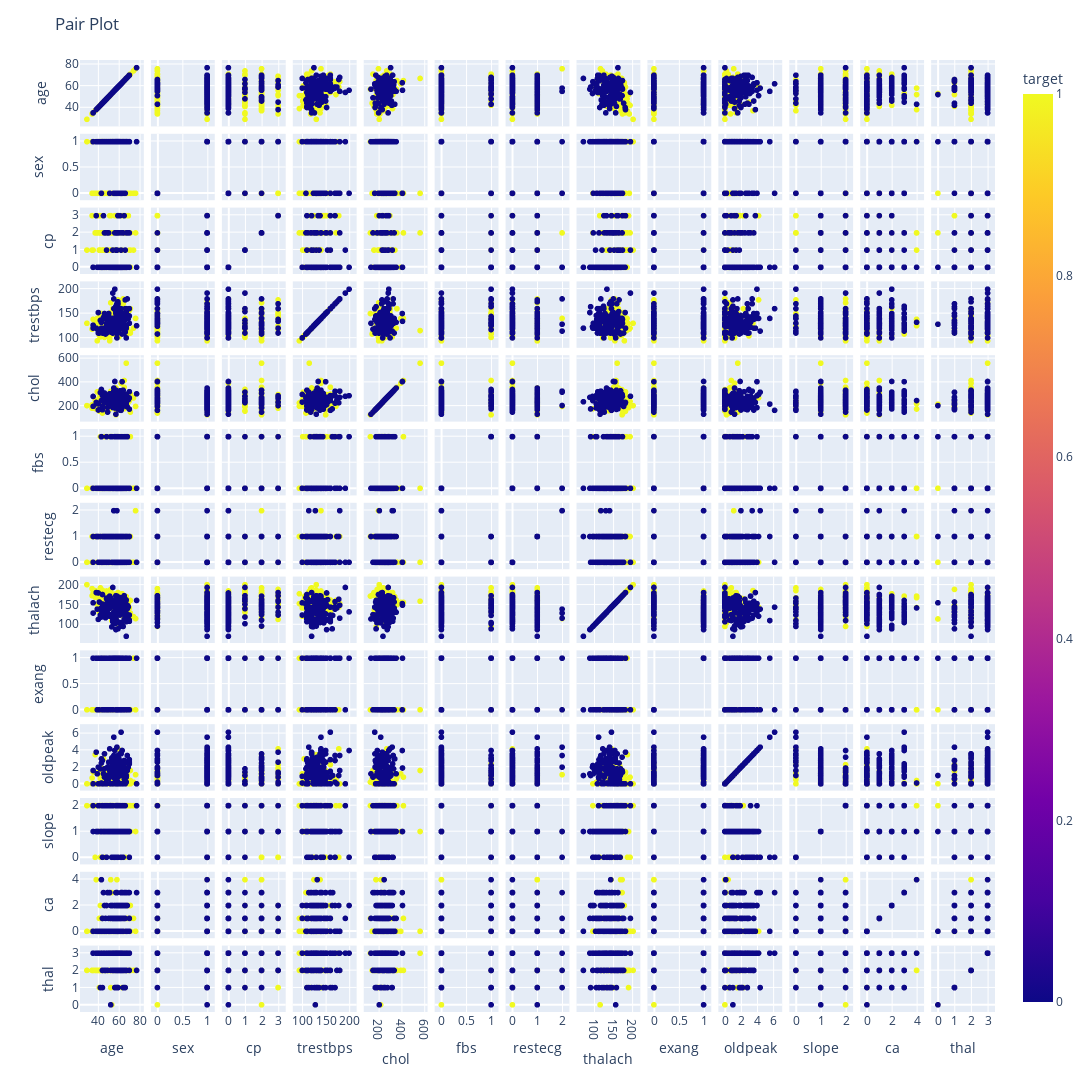

Notebook source saved alongside this figure:
### Markdown cell above
Interactive graphs of pairplots

### Code cell
# Using Plotly Matrix
fig = px.scatter_matrix(df_encoded, dimensions=df_encoded.columns[:-1], color='target')  # Exclude the target column from dimensions
fig.update_layout(title='Pair Plot', width=1800, height=1800)  # Adjust width and height as needed
fig.show()

### Figure 1 — Plotly figure (JSON) as saved in the notebook; plotly's stock layout.template omitted (floating-point values rounded to 4 significant figures; data arrays with more than 128 entries replaced by an {"elided": "..."} marker saying what was removed)
{"data": [{"dimensions": [{"axis": {"matches": true}, "label": "age", "values": {"elided": "302 int values"}}, {"axis": {"matches": true}, "label": "sex", "values": {"elided": "302 int values"}}, {"axis": {"matches": true}, "label": "cp", "values": {"elided": "302 int values"}}, {"axis": {"matches": true}, "label": "trestbps", "values": {"elided": "302 int values"}}, {"axis": {"matches": true}, "label": "chol", "values": {"elided": "302 int values"}}, {"axis": {"matches": true}, "label": "fbs", "values": {"elided": "302 int values"}}, {"axis": {"matches": true}, "label": "restecg", "values": {"elided": "302 int values"}}, {"axis": {"matches": true}, "label": "thalach", "values": {"elided": "302 int values"}}, {"axis": {"matches": true}, "label": "exang", "values": {"elided": "302 int values"}}, {"axis": {"matches": true}, "label": "oldpeak", "values": {"elided": "302 float values"}}, {"axis": {"matches": true}, "label": "slope", "values": {"elided": "302 int values"}}, {"axis": {"matches": true}, "label": "ca", "values": {"elided": "302 int values"}}, {"axis": {"matches": true}, "label": "thal", "values": {"elided": "302 int values"}}], "hovertemplate": "%{xaxis.title.text}=%{x}<br>%{yaxis.title.text}=%{y}<br>target=%{marker.color}<extra></extra>", "legendgroup": "", "marker": {"color": {"elided": "302 int values"}, "coloraxis": "coloraxis", "symbol": "circle"}, "name": "", "showlegend": false, "type": "splom"}], "layout": {"coloraxis": {"colorbar": {"title": {"text": "target"}}, "colorscale": [[0, "#0d0887"], [0.1111, "#46039f"], [0.2222, "#7201a8"], [0.3333, "#9c179e"], [0.4444, "#bd3786"], [0.5556, "#d8576b"], [0.6667, "#ed7953"], [0.7778, "#fb9f3a"], [0.8889, "#fdca26"], [1, "#f0f921"]]}, "dragmode": "select", "height": 1800, "legend": {"tracegroupgap": 0}, "margin": {"t": 60}, "title": {"text": "Pair Plot"}, "width": 1800}}
